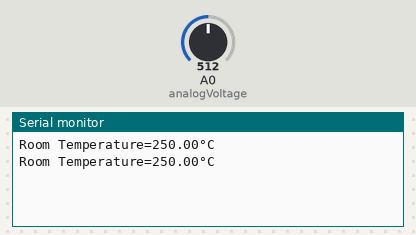
The sketch below on a simulated Arduino Uno, built with avr-gcc and run on an emulated ATmega328P. Shown: the last lines printed to the serial monitor. Inputs (shaded band) come from the test bench; at power-on: A0 (analogVoltage) = 512.

Above: at 2.8 s.
2.9 s: A0 (analogVoltage) set to 716
At 5.2 s:
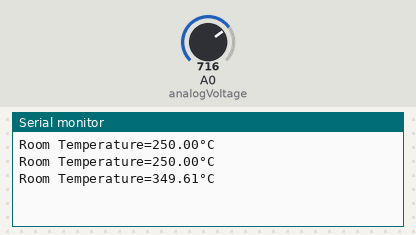
5.6 s: A0 (analogVoltage) set to 900
At 6.8 s:
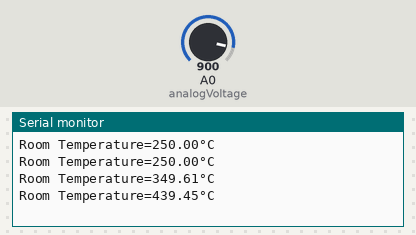
Timing chart, 0 to 8.6 s (numbered marks = the images above; inputs shaded):
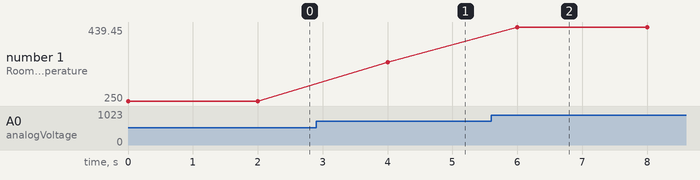

Measured:
- after the input at 2.9 s, the serial monitor: prints a new line after 1.1 s (image 1)
- after the input at 5.6 s, the serial monitor: prints a new line after 0.40 s (image 2)
- plotted number 1: 250 → 349.61 after the input at 2.9 s, 349.61 → 439.45 after the input at 5.6 s

The sketch:

LM735_Sensor.ino
```cpp
int analogVoltage=A0;
void setup() {
  pinMode(analogVoltage,INPUT);
  Serial.begin(9600);

}

void loop() {
  int step=analogRead(A0);
  float temp=step*0.48828125;
  Serial.print("Room Temperature=");
  Serial.print(temp);
  Serial.println("°C");
  delay(2000);

}
```
